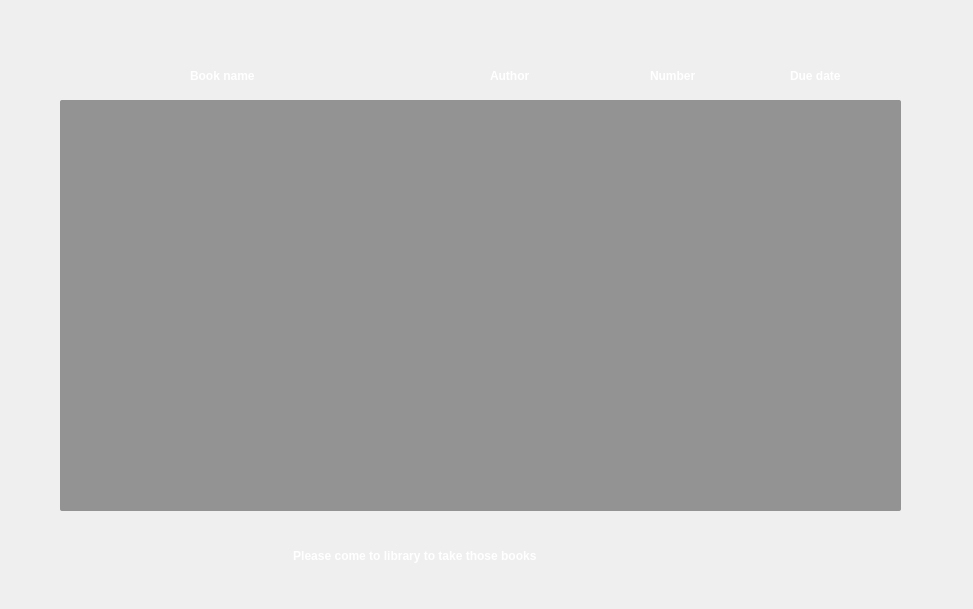
<?xml version="1.0" encoding="UTF-8"?>
<ui version="4.0">
 <class>QueueBook</class>
 <widget class="QDialog" name="QueueBook">
  <property name="geometry">
   <rect>
    <x>0</x>
    <y>0</y>
    <width>973</width>
    <height>609</height>
   </rect>
  </property>
  <property name="windowTitle">
   <string>In queue</string>
  </property>
  <property name="windowIcon">
   <iconset resource="LIBPRO.qrc">
    <normaloff>:/icon/Resources/icon/LP icon.png</normaloff>:/icon/Resources/icon/LP icon.png</iconset>
  </property>
  <property name="styleSheet">
   <string notr="true">QTableWidget:item

{
color:white;
padding:5px;
margin:15px;
margin-left:0px;
font-size:12px;
font-weight:700;
font-family:&quot;Open Sans&quot;;
border:0px;
}
QTableWidget
{
alternate-background-color: rgba(255,255,255,0.1);
selection-background-color : white;
}

QPushButton {	
color: #333;
border: 2px solid #555;
border-radius: 11px;
padding: 5px;
background: qradialgradient(cx: 0.3, cy: -0.4,
fx: 0.3, fy: -0.4,
radius: 1.35, stop: 0 #fff, stop: 1 #888);
min-width: 80px;
background-color: rgba(255,255,255, .1);
}

QPushButton:hover {
background: qradialgradient(cx: 0.3, cy: -0.4,
fx: 0.3, fy: -0.4,
radius: 1.35, stop: 0 #fff, stop: 1 rgb(212, 236, 215));
}

QPushButton:pressed {
background: qradialgradient(cx: 0.4, cy: -0.1,
fx: 0.4, fy: -0.1,
radius: 1.35, stop: 0 #fff, stop: 1 #ddd);
}
</string>
  </property>
  <widget class="QTableWidget" name="tableWidget">
   <property name="geometry">
    <rect>
     <x>60</x>
     <y>100</y>
     <width>841</width>
     <height>411</height>
    </rect>
   </property>
   <property name="styleSheet">
    <string notr="true">background-color:rgba(55,55,55,0.5);
border-radius:2px;
/*gridline-color: rgba(55,55,55,0.5);*/
border:0px;
selection-background-color: red;</string>
   </property>
  </widget>
  <widget class="QLabel" name="Usernamelbl_9">
   <property name="geometry">
    <rect>
     <x>790</x>
     <y>60</y>
     <width>91</width>
     <height>31</height>
    </rect>
   </property>
   <property name="styleSheet">
    <string notr="true">font: 10pt &quot;Segoe UI&quot;;
font-weight:500;
color:white;</string>
   </property>
   <property name="text">
    <string>Due date </string>
   </property>
  </widget>
  <widget class="QLabel" name="Usernamelbl_6">
   <property name="geometry">
    <rect>
     <x>190</x>
     <y>60</y>
     <width>91</width>
     <height>31</height>
    </rect>
   </property>
   <property name="styleSheet">
    <string notr="true">font: 10pt &quot;Segoe UI&quot;;
font-weight:500;
color:white;</string>
   </property>
   <property name="text">
    <string>Book name</string>
   </property>
  </widget>
  <widget class="QLabel" name="Usernamelbl_7">
   <property name="geometry">
    <rect>
     <x>490</x>
     <y>60</y>
     <width>91</width>
     <height>31</height>
    </rect>
   </property>
   <property name="styleSheet">
    <string notr="true">font: 10pt &quot;Segoe UI&quot;;
font-weight:500;
color:white;</string>
   </property>
   <property name="text">
    <string>Author</string>
   </property>
  </widget>
  <widget class="QLabel" name="Usernamelbl_8">
   <property name="geometry">
    <rect>
     <x>650</x>
     <y>60</y>
     <width>101</width>
     <height>31</height>
    </rect>
   </property>
   <property name="styleSheet">
    <string notr="true">font: 10pt &quot;Segoe UI&quot;;
font-weight:500;
color:white;</string>
   </property>
   <property name="text">
    <string>Number</string>
   </property>
  </widget>
  <widget class="QPushButton" name="removebtn">
   <property name="geometry">
    <rect>
     <x>811</x>
     <y>520</y>
     <width>90</width>
     <height>61</height>
    </rect>
   </property>
   <property name="whatsThis">
    <string>Remove
</string>
   </property>
   <property name="styleSheet">
    <string notr="true">border : 0px;
border-radius:6px;
</string>
   </property>
   <property name="text">
    <string/>
   </property>
   <property name="icon">
    <iconset resource="LIBPRO.qrc">
     <normaloff>:/icon/Resources/icon/trash-2-512.png</normaloff>:/icon/Resources/icon/trash-2-512.png</iconset>
   </property>
   <property name="iconSize">
    <size>
     <width>50</width>
     <height>50</height>
    </size>
   </property>
  </widget>
  <widget class="QLabel" name="Usernamelbl_10">
   <property name="geometry">
    <rect>
     <x>230</x>
     <y>540</y>
     <width>481</width>
     <height>31</height>
    </rect>
   </property>
   <property name="styleSheet">
    <string notr="true">font: 10pt &quot;Segoe UI&quot;;
font-weight:500;
color:white;</string>
   </property>
   <property name="text">
    <string>                   Please come to library to take those books</string>
   </property>
  </widget>
 </widget>
 <resources>
  <include location="LIBPRO.qrc"/>
 </resources>
 <connections/>
</ui>
